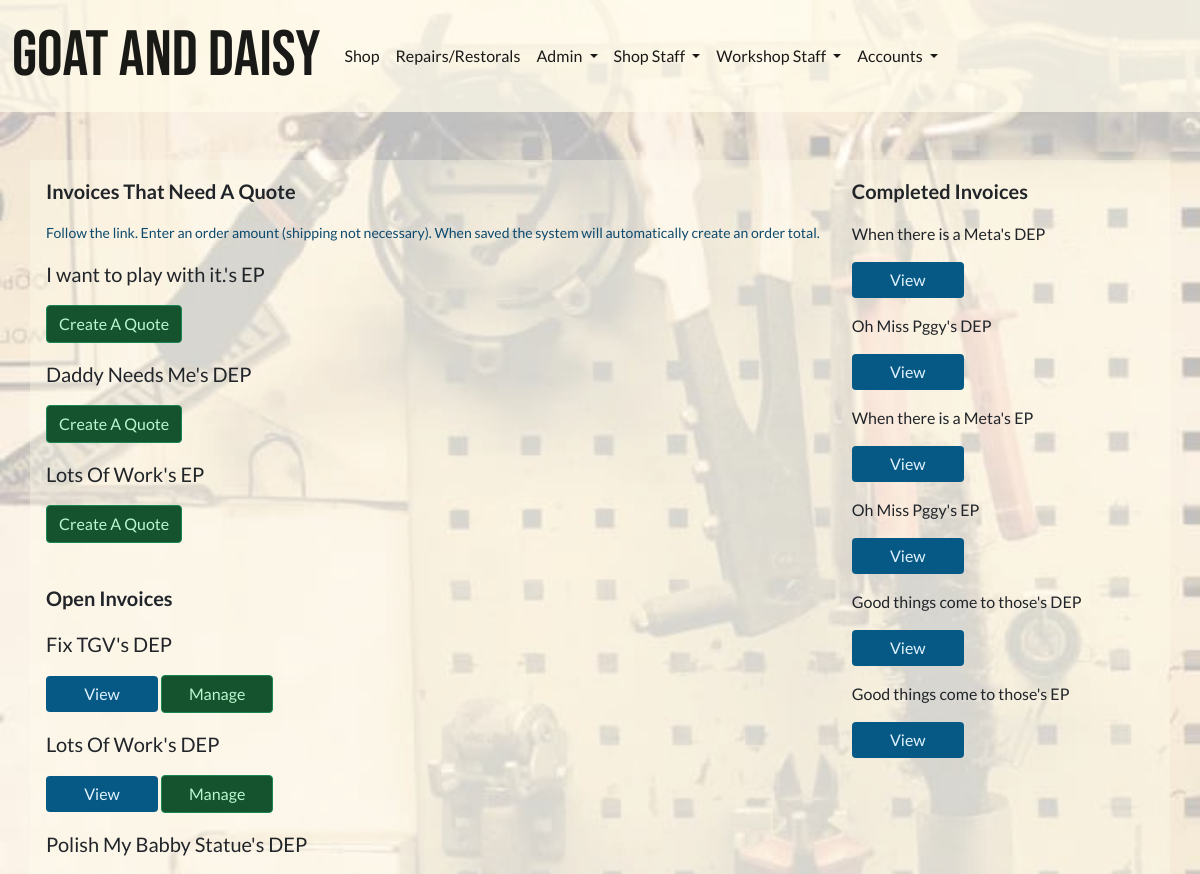
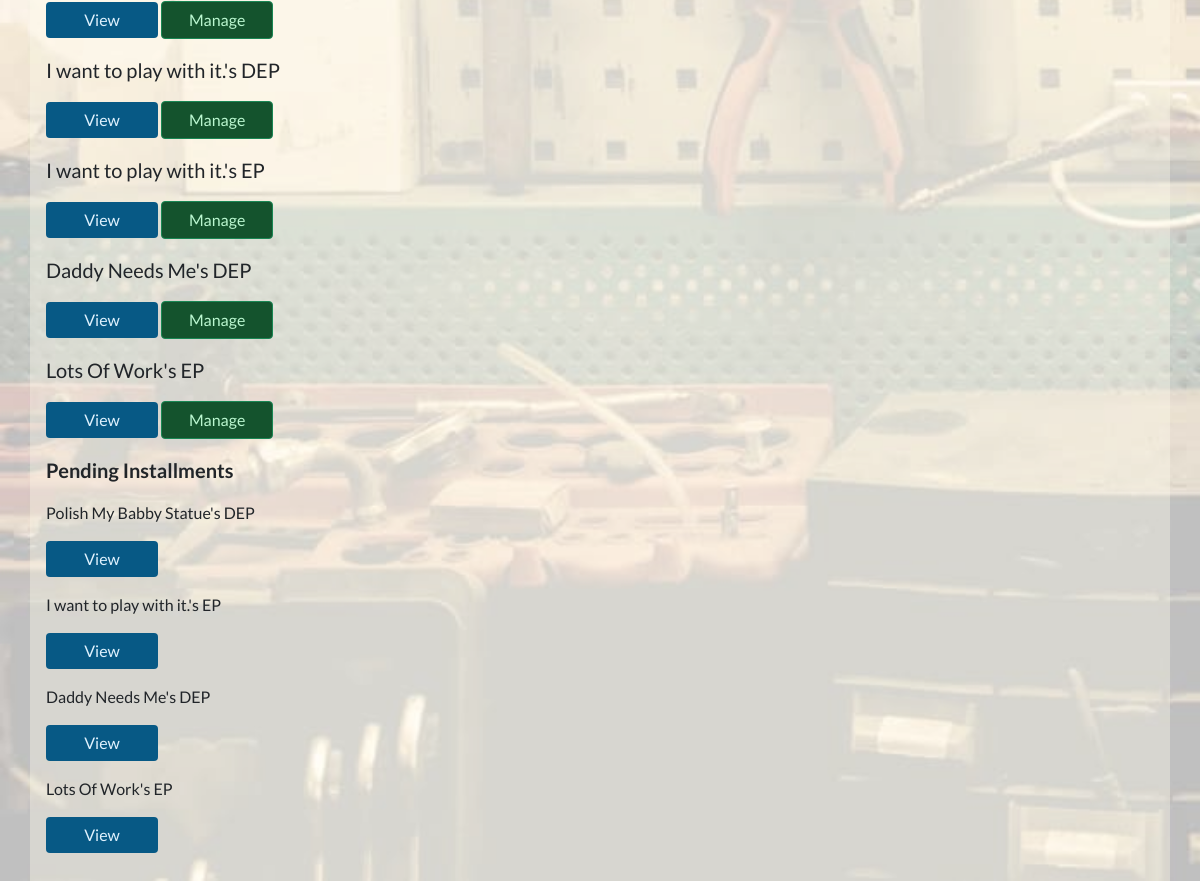
Page /workshop/all_customer_invoices/ (signed in) on the earlier database version (2 pictures, top to bottom).
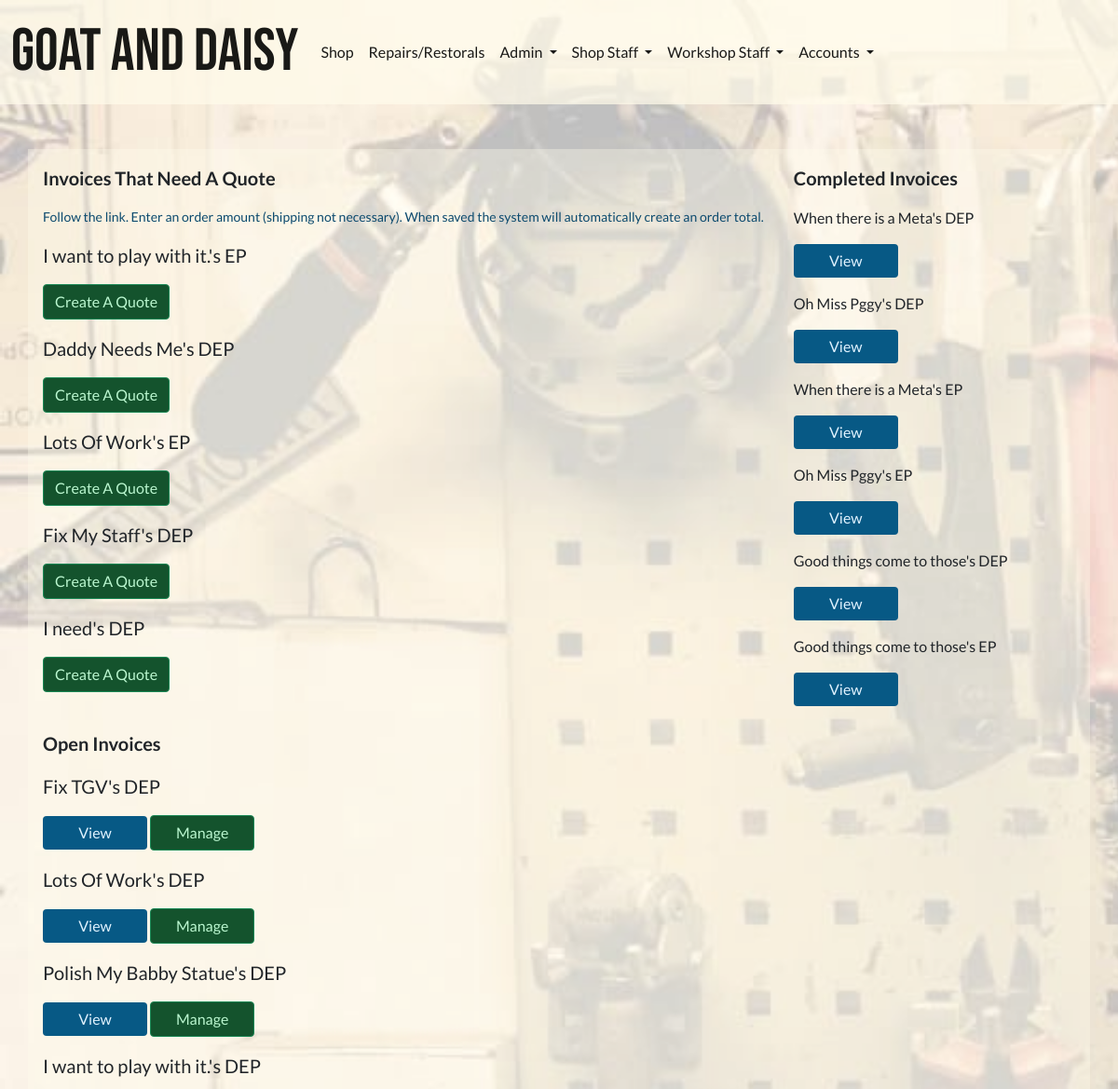
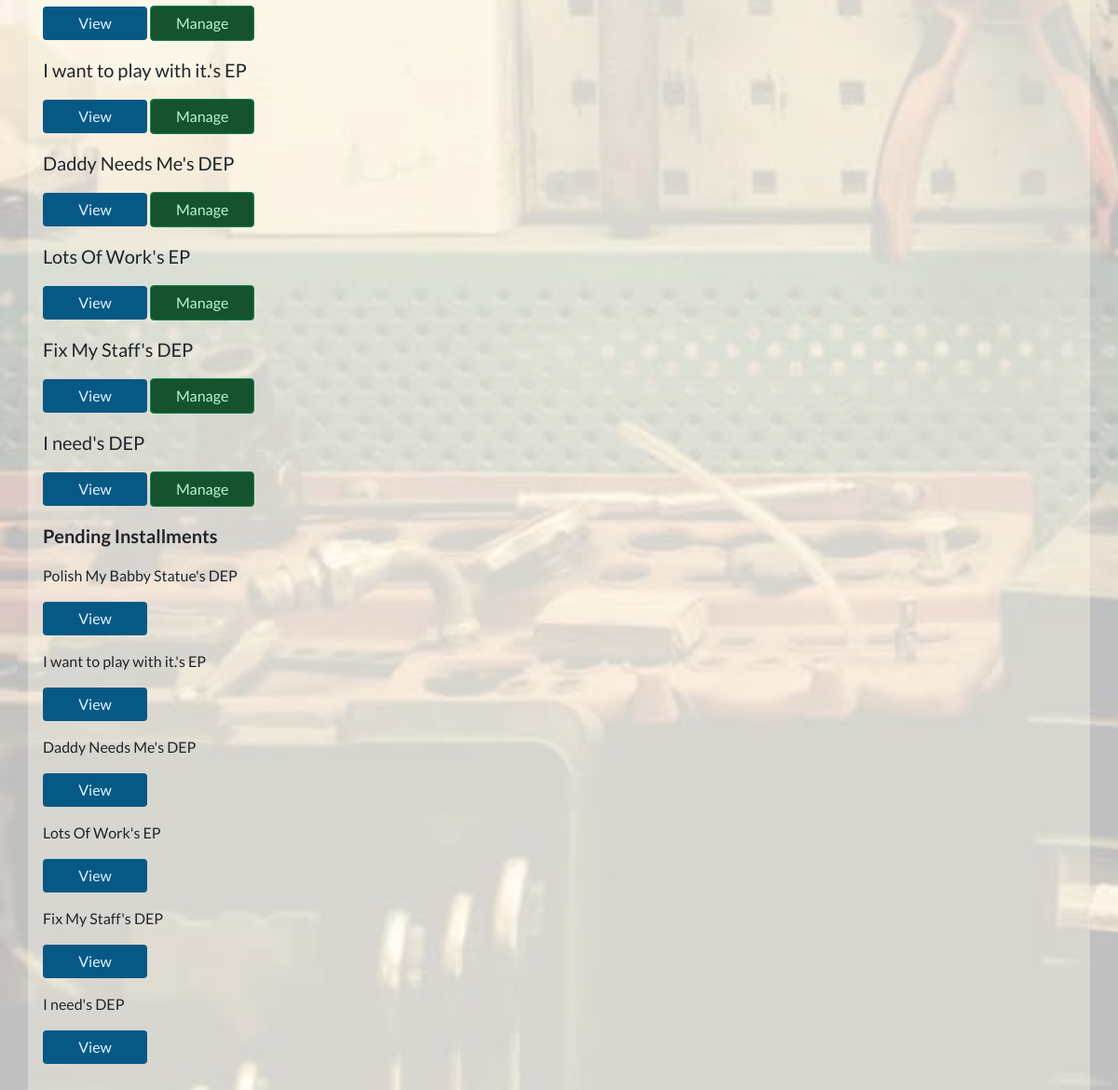
Same page on the later database version (2 pictures, top to bottom).
### invoices/models.py (models this page shows, shortened)
class BaseInvoice(models.Model):
    date_created = models.DateField(auto_now_add=True)
    order_number = models.CharField(max_length=100, editable=False)
    full_name = models.CharField(max_length=100, null=True, blank=True)
    email = models.EmailField(null=True, blank=True)
    address1 = models.CharField(max_length=100, null=True, blank=True)
    address2 = models.CharField(max_length=100, null=True, blank=True)
    postcode = models.CharField(max_length=40, null=True, blank=True)
    town_or_city = models.CharField(max_length=40, null=True, blank=True)
    country = models.CharField(max_length=40, null=True, blank=True)
    notes = models.TextField(null=True, blank=True)
    order_amount = models.DecimalField(
        max_digits=12, decimal_places=2, default=0)
    shipping_cost = models.DecimalField(
        max_digits=12, decimal_places=2, default=0)
    order_total = models.DecimalField(
        max_digits=12, decimal_places=2, default=0)
    is_completed = models.BooleanField(default=False)
    paid_on = models.DateTimeField(null=True, blank=True)

class WorkshopCustomerInvoice(BaseInvoice):
    PAYMENT_CHOICES = [
        ('DEP', 'Deposit'),
        ('EP', 'End Payment'),
        ('SPT', 'Single Payment Total'),
        ('SP', 'Supplementary Payment'),
    ]
    service_ticket = models.ForeignKey(ServiceTicket, on_delete=models.CASCADE)
    payment_type = models.CharField(max_length=25, choices=PAYMENT_CHOICES)
    installment_paid = models.BooleanField(default=False)
    def __str__(self):
        return self.service_ticket.title + "'s" + " " + self.payment_type

### repairs_restorals/models.py (models this page shows, shortened)
class ServiceTicket(models.Model):
    customer = models.ForeignKey(
        Customer, related_name='service_ticket', on_delete=models.CASCADE)
    workshop_staff_responsible = models.ForeignKey(
        StaffMember, related_name='staff_tickets', on_delete=models.CASCADE)
    title = models.CharField(max_length=255)
    date_created = models.DateField(auto_now_add=True, editable=False)
    last_updated = models.DateField(auto_now=True, editable=False)
    service_description = models.TextField()
    link_to_desired_materials_1 = models.URLField(null=True, blank=True)
    link_to_desired_materials_2 = models.URLField(null=True, blank=True)
    link_to_desired_materials_3 = models.URLField(null=True, blank=True)
    is_completed = models.BooleanField(default=False)
    has_invoice = models.BooleanField(default=False)

### repairs_restorals/views.py (the view)
# urls.py: path('all_customer_invoices/', views.AllCustomerInvoices.as_view(),
class AllCustomerInvoices(GroupRequiredMixin, ListView):
    group_required = [u'Workshop Staff']
    model = WorkshopCustomerInvoice
    template_name = 'repairs_restorals/all_customer_invoices.html'
    context_object_name = "invoices"

### invoices/contexts.py (called while the page is built, shortened)
def shopping_cart(request):
    template_cart = []
    products_count = 0
    order_amount = 0
    shipping = 0
    cart = request.session.get('cart', {})
    for item in enumerate(template_cart):
        products_count += 1
    order_total = order_amount + shipping
    stripe_total = round(order_total * 100)
    context = {
        'template_cart': template_cart,
        'products_count': products_count,
        'order_amount': order_amount,
        'shipping': shipping,
        'order_total': order_total,
        'stripe_total': stripe_total,
    }
    return context

### profiles/group_mixin_decorator.py (called while the page is built)
    def dispatch(self, request, *args, **kwargs):
        if not request.user.is_authenticated:
            raise PermissionDenied
        else:
            user_groups = []
            for group in request.user.groups.values_list('name', flat=True):
                user_groups.append(group)
            if len(set(user_groups).intersection(self.group_required)) <= 0:
                raise PermissionDenied
        return super(GroupRequiredMixin, self).dispatch(request, *args, **kwargs)

### repairs_restorals/templates/repairs_restorals/all_customer_invoices.html (shortened to what this page needs)
{% extends 'base.html' %}
{% load static %}
{% block extra_css %}
<link rel="stylesheet" href="{% static 'css/workshop_bg_image_trans.css' %}">
{% endblock %}
{% block content %}
<div class="row">
    <div class="col transparent-card">
        <p class="lead"><strong>Invoices That Need A Quote</strong></p>
<p class="small text-muted">Follow the link. Enter an order amount (shipping not
    necessary). When saved the system will automatically create an order total.
</p>
{% for invoice in invoices %}
{% if not invoice.order_total %}
<p class="lead">{{ invoice }}</p>
<a href="{% url 'admin_customer_invoice' invoice.id %}"
    class="btn btn-success btn-space-below">Create A Quote
</a>
<br>
{% endif %}
{% endfor %}
<br>
<p class="lead"><strong>Open Invoices</strong></p>
{% for invoice in invoices %}
{% if not invoice.is_completed%}
<p class="lead">{{ invoice }}</p>
<a href="{% url 'customer_invoice_detail' invoice.id %}" class="btn btn-info btn-space-below">View
</a>
<a href="{% url 'admin_customer_invoice' invoice.id %}" class="btn btn-success btn-space-below">Manage
</a>
{% endif %}
{% endfor %}
<p class="lead"><strong>Pending Installments</strong></p>
{% for invoice in invoices %}
{% if not invoice.is_completed %}
{% if not invoice.installment_paid %}
<p>{{ invoice }}</p>
<a href="{% url 'customer_invoice_detail' invoice.id %}" class="btn btn-info btn-space-below">
    View
</a>
{% endif %}
{% endif %}
{% endfor %}
    </div>
    <div class="col transparent-card">
        <p class="lead"><strong>Completed Invoices</strong></p>
{% for invoice in invoices %}
{% if invoice.is_completed %}
<p>{{ invoice }}</p>
<a href="{% url 'customer_invoice_detail' invoice.id %}" class="btn btn-info btn-space-below">
    View
</a>
{% endif %}
{% endfor %}
    </div>
</div>
{% endblock %}

Differences in the rows shown:
added WorkshopCustomerInvoice: service_ticket+payment_type "Fix My Staff's DEP"
added WorkshopCustomerInvoice: service_ticket+payment_type "I need's DEP"
